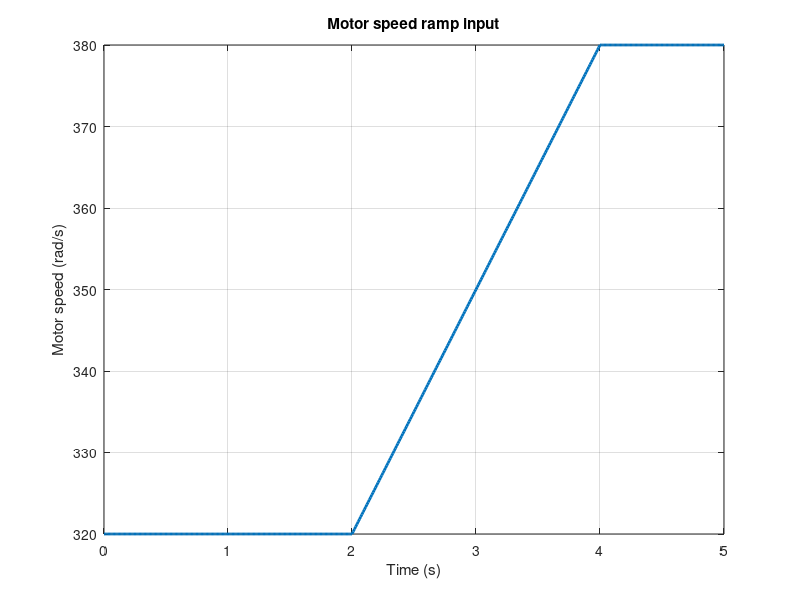
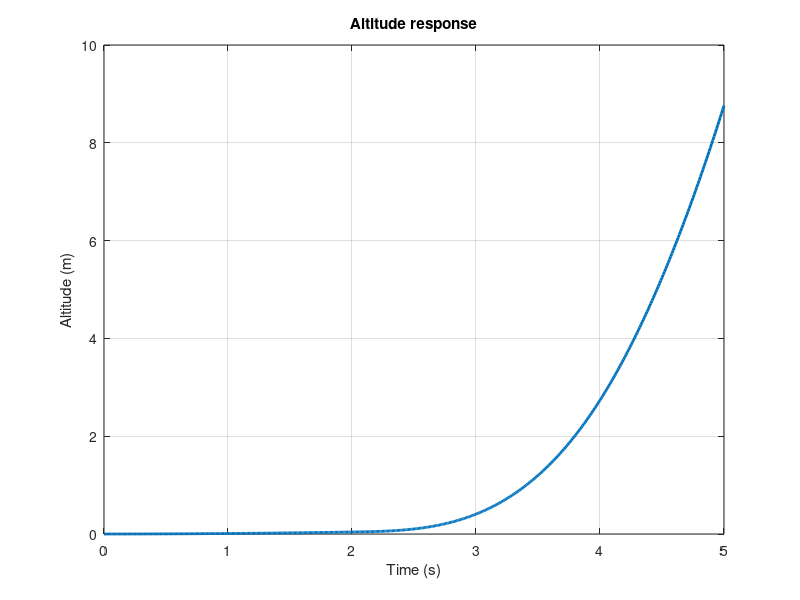
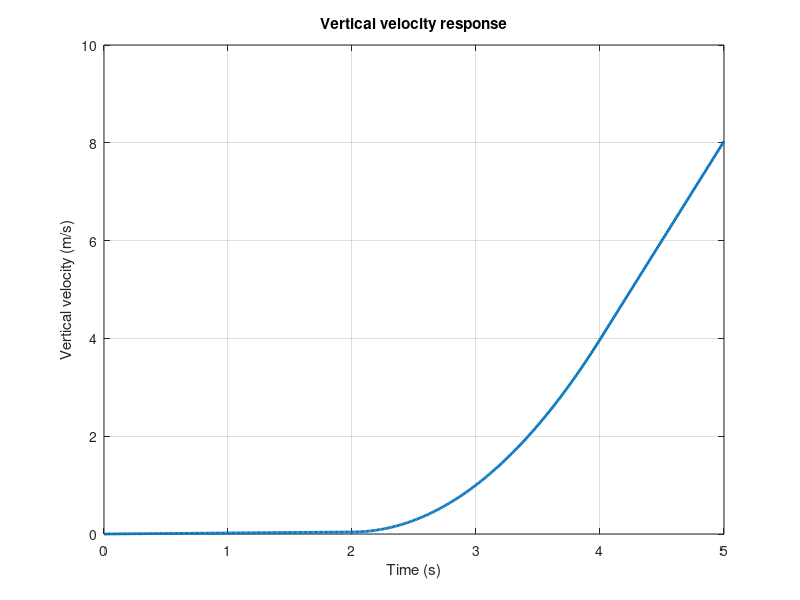
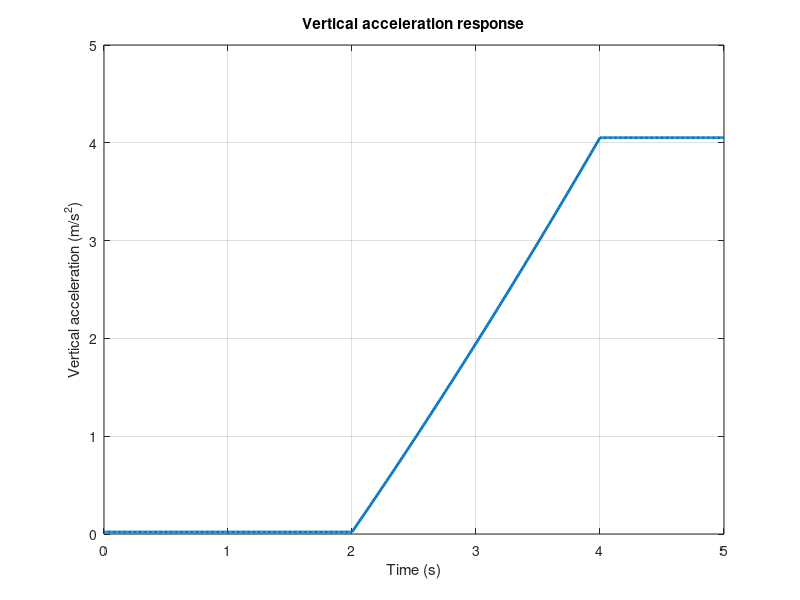

Reproduce these figures in MATLAB, in order.
clc;
clear;
close all;

% Quadcopter parameters
m = 0.75;          % mass (kg)
g = 9.81;          % gravity (m/s^2)
kf = 1.8e-5;       % thrust coefficient

% Simulation settings
dt = 0.01;         % time step (s)
t = 0:dt:5;        % simulation time (s)

% States
z = zeros(size(t));       % altitude (m)
vz = zeros(size(t));      % vertical velocity (m/s)
az = zeros(size(t));      % vertical acceleration (m/s^2)

% Input and thrust history
omega = zeros(size(t));   % motor speed (rad/s)
T_hist = zeros(size(t));  % thrust history (N)

% Simulation loop
for k = 1:length(t)-1
    
    % Motor speed profile
    if t(k) < 2
        omega(k) = 320;                   % constant region
    elseif t(k) < 4
        omega(k) = 320 + 30*(t(k) - 2);  % linear ramp
    else
        omega(k) = 380;                   % constant region
    end
    
    % Thrust
    T_hist(k) = 4 * kf * omega(k)^2;
    
    % Acceleration
    az(k) = (T_hist(k) - m*g) / m;
    
    % Euler integration
    vz(k+1) = vz(k) + az(k)*dt;
    z(k+1) = z(k) + vz(k+1)*dt;
end

% Fill final values
omega(end) = omega(end-1);
az(end) = az(end-1);
T_hist(end) = T_hist(end-1);

% Plot motor speed
figure;
plot(t, omega, 'LineWidth', 2);
grid on;
xlabel('Time (s)');
ylabel('Motor speed (rad/s)');
title('Motor speed ramp input');

% Plot altitude
figure;
plot(t, z, 'LineWidth', 2);
grid on;
xlabel('Time (s)');
ylabel('Altitude (m)');
title('Altitude response');

% Plot vertical velocity
figure;
plot(t, vz, 'LineWidth', 2);
grid on;
xlabel('Time (s)');
ylabel('Vertical velocity (m/s)');
title('Vertical velocity response');

% Plot vertical acceleration
figure;
plot(t, az, 'LineWidth', 2);
grid on;
xlabel('Time (s)');
ylabel('Vertical acceleration (m/s^2)');
title('Vertical acceleration response');

% Plot thrust
figure;
plot(t, T_hist, 'LineWidth', 2);
grid on;
xlabel('Time (s)');
ylabel('Thrust (N)');
title('Thrust response');

% Print final values
fprintf('Final altitude = %.4f m\n', z(end));
fprintf('Final velocity = %.4f m/s\n', vz(end));
fprintf('Final thrust = %.4f N\n', T_hist(end));
fprintf('Final motor speed = %.4f rad/s\n', omega(end));
